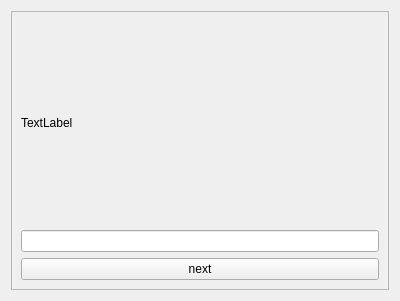
<?xml version="1.0" encoding="UTF-8"?>
<ui version="4.0">
 <class>Form</class>
 <widget class="QWidget" name="Form">
  <property name="geometry">
   <rect>
    <x>0</x>
    <y>0</y>
    <width>400</width>
    <height>301</height>
   </rect>
  </property>
  <property name="windowTitle">
   <string>Form</string>
  </property>
  <layout class="QHBoxLayout" name="horizontalLayout">
   <item>
    <widget class="QFrame" name="frame">
     <property name="frameShape">
      <enum>QFrame::StyledPanel</enum>
     </property>
     <property name="frameShadow">
      <enum>QFrame::Raised</enum>
     </property>
     <layout class="QVBoxLayout" name="verticalLayout">
      <item>
       <widget class="QLabel" name="label_captcha">
        <property name="text">
         <string>TextLabel</string>
        </property>
       </widget>
      </item>
      <item>
       <widget class="QLineEdit" name="edit_text"/>
      </item>
      <item>
       <widget class="QPushButton" name="button_next">
        <property name="text">
         <string>next</string>
        </property>
       </widget>
      </item>
     </layout>
    </widget>
   </item>
  </layout>
 </widget>
 <resources/>
 <connections/>
</ui>
